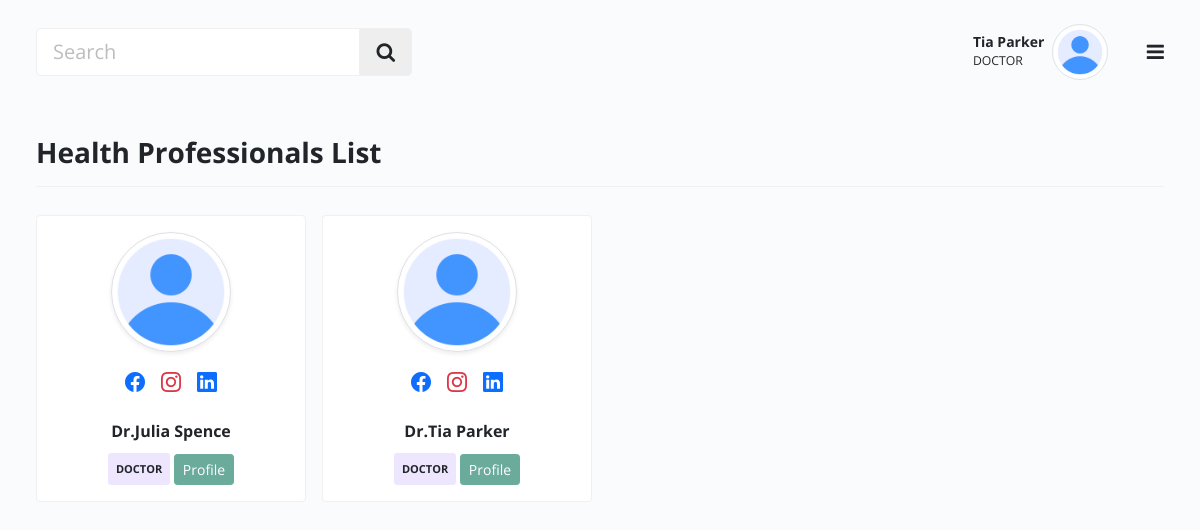
Page /doctors (signed in) on the committed database.
### tables this page shows
CREATE TABLE users (
    id INTEGER PRIMARY KEY AUTOINCREMENT,
    dob TEXT NOT NULL,
    first_name TEXT NOT NULL,
    last_name TEXT NOT NULL,
    user_role TEXT NOT NULL,
    email TEXT NOT NULL UNIQUE,
    gender TEXT NOT NULL,
    phone_number TEXT NOT NULL,
    passcode TEXT NOT NULL
);

### app.py (the view)
@app.route("/doctors", methods=('GET', 'POST'))
def doctors():
    db = get_db()
    notifications = db.execute(f"SELECT * FROM notifications WHERE user_id = '{g.user['id']}'").fetchall()
    users = db.execute("SELECT * FROM users WHERE user_role != 'PATIENT' and user_role != 'ADMINISTRATOR'").fetchall()
    return render_template("doctors.html", data=users, notifications=notifications)

### api_routes/api_auth.py (called while the page is built)
@bp.before_app_request
def load_logged_in_user():
    user_id = session.get('user_id')
    if user_id is None:
        g.user = None
    else:
        g.user = get_db().execute(
            'SELECT * FROM users WHERE id = ?', (user_id,)
        ).fetchone()

### db.py (called while the page is built)
def dict_factory(cursor, row):
    d = {}
    for idx, col in enumerate(cursor.description):
        d[col[0]] = row[idx]
    return d

def get_db():
    if 'db' not in g:
        g.db = sqlite3.connect(
            'database.db',
            detect_types=sqlite3.PARSE_DECLTYPES
        )
        g.db.row_factory = dict_factory
    return g.db

### templates/doctors.html (shortened to what this page needs)
{% extends 'base.html' %}
{% block content %}
    <div class="main px-lg-4 px-md-4">
        {% include 'shared/header.html'%}
        <div class="body d-flex py-3">
            <div class="container-xxl">
                <div class="row align-items-center">
                    <div class="border-0 mb-4">
                        <div class="card-header py-3 no-bg bg-transparent d-flex align-items-center px-0 justify-content-between border-bottom flex-wrap">
                            <h3 class="fw-bold mb-0">Health Professionals List </h3>
                        </div>
                    </div>
                </div>
                <div class="row g-3 row-cols-1 row-cols-sm-2 row-cols-md-2 row-cols-lg-4 row-cols-xl-4 row-cols-xxl-4 row-deck py-1 pb-4">
                    {% for u in data %}
                    <div class="col">
                        <div class="card teacher-card ">
                            <div class="card-body d-flex flex-column">
                                <div class="profile-av mx-auto text-center w220">
                                    <img src="{{url_for('static', filename='assets/images/profile.png')}}" alt="" class="avatar xl rounded-circle img-thumbnail shadow-sm">
                                    <div class="about-info d-flex align-items-center mt-3 justify-content-center">
                                        <div class="followers rounded-circle me-3">
                                            <a href="#">
                                                <i class="bi bi-facebook fs-5 text-blue"></i>
                                            </a>
                                        </div>
                                        <div class="own-video rounded-circle me-3">
                                            <a href="#">
                                                <i class="bi bi-instagram fs-5 text-danger"></i>
                                            </a>
                                        </div>
                                        <div class="star rounded-circle ">
                                            <a href="#">
                                                <i class="bi bi-linkedin fs-5 text-blue"></i>
                                            </a>
                                        </div>
                                    </div>
                                </div>
                                <div class="teacher-info  w-100 text-center mt-3">
                                    <h6  class="mb-2 mt-2  fw-bold d-block fs-6">Dr.{{ u.first_name }} {{ u.last_name }}</h6>
                                    <span class="light-info-bg py-2 px-2 rounded-1 d-inline-block fw-bold small-11 mb-0 mt-1">{{ u.user_role }}</span>
                                    <a href="#" class="btn btn-primary btn-sm">Profile</a>
                                </div>
                            </div>
                        </div>
                    </div>
                    {% endfor %}
                </div>
            </div>
        </div>
    </div>
{% endblock %}

### templates/shared/header.html (shortened to what this page needs)
<div class="header">
    <nav class="navbar py-4">
        <div class="container-xxl">
            <div class="h-right d-flex align-items-center mr-5 mr-lg-0 order-1">
                <div class="d-flex">
                    <a class="nav-link text-primary collapsed" href="help.html" title="Get Help">
                        <i class="icofont-info-square fs-5"></i>
                    </a>
                </div>
                <div class="dropdown notifications zindex-popover">
                    <a class="nav-link dropdown-toggle pulse" href="#" role="button" data-bs-toggle="dropdown">
                        <i class="icofont-alarm fs-5"></i>
                    </a>
                </div>
                <div class="dropdown user-profile ml-2 ml-sm-3 d-flex align-items-center zindex-popover">
                    <div class="u-info me-2">
                        <p class="mb-0 text-end line-height-sm "><span class="font-weight-bold">{{g.user.first_name}} {{g.user.last_name}}</span></p>
                        <small>{{ g.user.user_role }}</small>
                    </div>
                    <a class="nav-link dropdown-toggle pulse p-0" href="#" role="button" data-bs-toggle="dropdown" data-bs-display="static">
                        <img class="avatar lg rounded-circle img-thumbnail" src="{{url_for('static', filename='assets/images/profile.png')}}" alt="profile">
                    </a>
                </div>
                <div class="setting ms-2">
                    <a href="#" data-bs-toggle="modal" data-bs-target="#Settingmodal"><i class="icofont-gear-alt fs-5"></i></a>
                </div>
            </div>
            <button class="navbar-toggler p-0 border-0 menu-toggle order-3" type="button" data-bs-toggle="collapse" data-bs-target="#mainHeader">
                <span class="fa fa-bars"></span>
            </button>
            <div class="order-0 col-lg-4 col-md-4 col-sm-12 col-12 mb-3 mb-md-0 ">
                <div class="input-group flex-nowrap input-group-lg">
                    <input type="search" class="form-control" placeholder="Search" aria-label="search" aria-describedby="addon-wrapping">
                    <button type="button" class="input-group-text" id="addon-wrapping"><i class="fa fa-search"></i></button>
                </div>
            </div>
        </div>
    </nav>
</div>

### rows in the picture
users: user.first_name "Tia", user.last_name "Parker", user.user_role "DOCTOR", first_name "Tia", last_name "Parker", user_role "DOCTOR"
users: first_name "Julia", last_name "Spence", user_role "DOCTOR"
